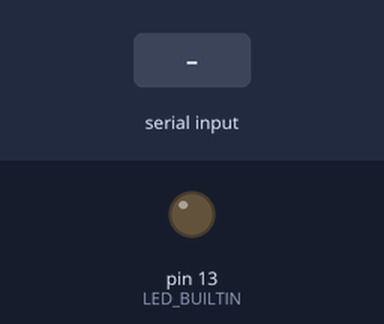
Bench run of a sketch on a simulated Arduino Uno, built with avr-gcc and run on an emulated ATmega328P. Shown: output pins drawn as LEDs (lit = HIGH). The test bench sets the inputs (shaded band).

Above: at 1.2 s.
1.3 s: "1" received over Serial
At 1.8 s:
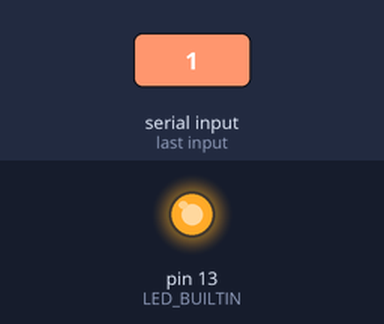
2.8 s: "0" received over Serial
At 4.1 s:
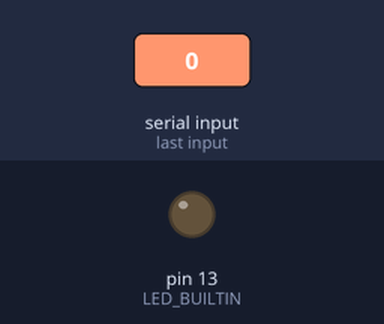
Timing chart, 0 to 5.8 s (numbered marks = the images above; inputs shaded):
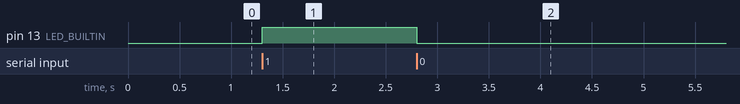

The sketch:

ARDLED.ino
```cpp
const int led=13;
int value;

void setup()
   {
      Serial.begin(9600);
      pinMode(LED_BUILTIN, OUTPUT);
      digitalWrite (LED_BUILTIN, LOW);
   }

void loop()
   {
     while (Serial.available())
        {
           value = Serial.read();
        }

     if (value == '1')
        digitalWrite (LED_BUILTIN, HIGH);


     else if (value == '0')
        digitalWrite (LED_BUILTIN, LOW);
   }
```

Measured:
- after the input at 1.3 s, pin 13 (LED_BUILTIN): LOW → HIGH at once
- after the input at 2.8 s, pin 13 (LED_BUILTIN): HIGH → LOW at once
